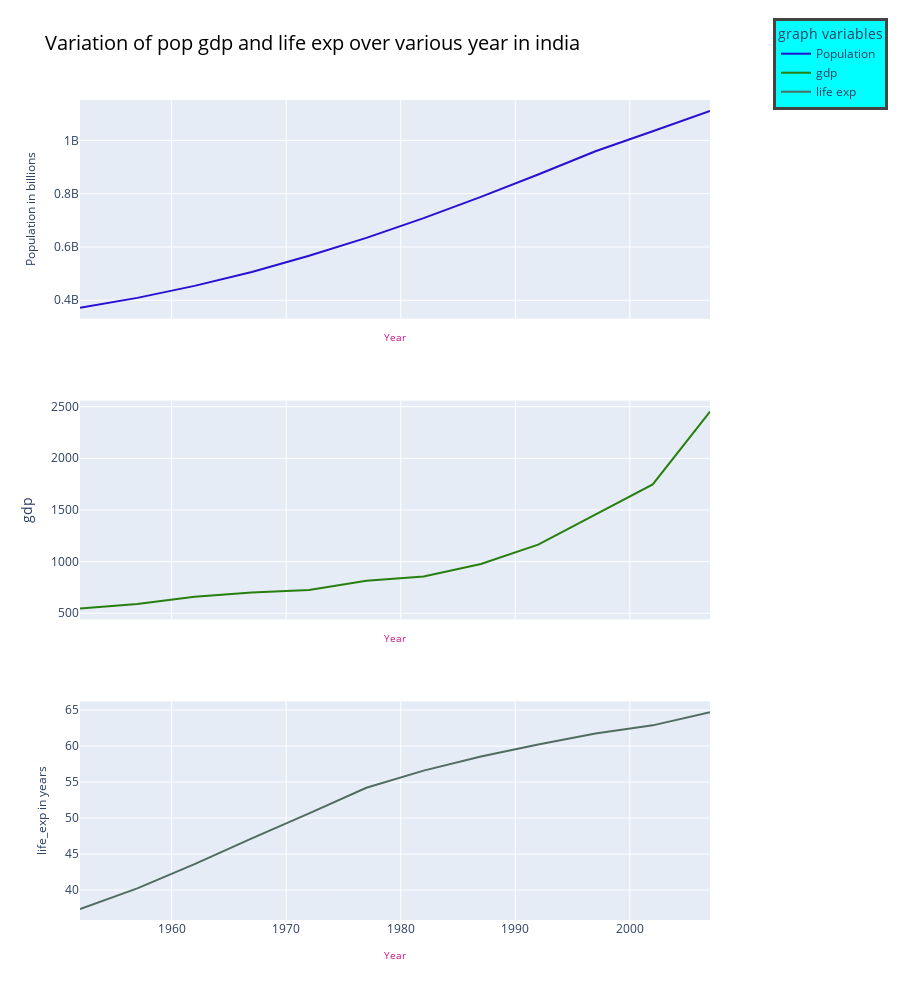

Notebook code for this chart:
### Code cell
fig = make_subplots(rows = 3, cols = 1, shared_xaxes= True)
#trace1 = px.line(data[data.country == 'India'], x = 'year', y = 'pop')

# Trace 1
trace_1 = go.Scatter(x = data[data.country == 'India']['year'], y = data[data.country == 'India']['pop'], mode = 'lines',
                    name = 'Population')
fig.add_trace(trace = trace_1, row = 1,col =  1 )


# Trace 2
trace_2 = go.Scatter(x = data[data.country == 'India']['year'], y = data[data.country == 'India']['gdpPercap'], mode = 'lines',
                    name = 'gdp')
fig.add_trace(trace = trace_2, row = 2,col =  1 )


# Trace 3
trace_3 = go.Scatter(x = data[data.country == 'India']['year'], y = data[data.country == 'India']['lifeExp'], mode = 'lines',
                    name = 'life exp')
fig.add_trace(trace = trace_3, row = 3,col =  1 )

# Updating the layout

fig.update_layout(height = 1000, title_text = 'Variation of pop gdp and life exp over various year in india',
                  title_font_size = 20, title_font_color = 'black', legend = dict(title_text = 'graph variables'
                                                                                  ,bgcolor = 'rgb(0,255,255,0.3)', 
                                                                                 borderwidth = 3, x = 1.1, y = 1.1))
fig.update_xaxes(title_text = 'Year', title_font_color = 'mediumvioletred', title_font_size = 10)


#Setting axis names
fig.update_yaxes(title_text = 'Population in billions', row = 1, col = 1,  title_font_size = 12 )
fig.update_yaxes(title_text = 'gdp', row = 2, col = 1 )
fig.update_yaxes(title_text = 'life_exp in years', row = 3, col = 1 , title_font_size = 12)

# Changing colours
[
fig.update_traces(marker_color = 'rgba({},{},{},{})'.format(uniform(0,255,1)[0],uniform(0,255,1)[0],uniform(0,255,1)[0]
                                                             ,uniform(0,255,1)[0]), selector = {'xaxis':i}) 
    for i in ['x', 'x2', 'x3']

]

fig.show()

### Figure 1 — Plotly figure (JSON) as saved in the notebook; plotly's stock layout.template omitted (floating-point values rounded to 4 significant figures)
{"data": [{"marker": {"color": "rgba(38.048637929559895,16.509239413518415,210.29098176055635,27.92756971950465)"}, "mode": "lines", "name": "Population", "type": "scatter", "x": [1952, 1957, 1962, 1967, 1972, 1977, 1982, 1987, 1992, 1997, 2002, 2007], "xaxis": "x", "y": [372000000, 409000000, 454000000, 506000000, 567000000, 634000000, 708000000, 788000000, 872000000, 959000000, 1034172547, 1110396331], "yaxis": "y"}, {"marker": {"color": "rgba(39.49378216218843,127.46631446383877,14.66477778211777,10.69579306551788)"}, "mode": "lines", "name": "gdp", "type": "scatter", "x": [1952, 1957, 1962, 1967, 1972, 1977, 1982, 1987, 1992, 1997, 2002, 2007], "xaxis": "x2", "y": [546.6, 590.1, 658.3, 700.8, 724.0, 813.3, 855.7, 976.5, 1164.0, 1459.0, 1747.0, 2452.0], "yaxis": "y2"}, {"marker": {"color": "rgba(81.14001702897737,108.63312831306173,96.78223546022741,202.44314902805493)"}, "mode": "lines", "name": "life exp", "type": "scatter", "x": [1952, 1957, 1962, 1967, 1972, 1977, 1982, 1987, 1992, 1997, 2002, 2007], "xaxis": "x3", "y": [37.37, 40.25, 43.6, 47.19, 50.65, 54.21, 56.6, 58.55, 60.22, 61.77, 62.88, 64.7], "yaxis": "y3"}], "layout": {"height": 1000, "legend": {"bgcolor": "rgb(0,255,255,0.3)", "borderwidth": 3, "title": {"text": "graph variables"}, "x": 1.1, "y": 1.1}, "title": {"font": {"color": "black", "size": 20}, "text": "Variation of pop gdp and life exp over various year in india"}, "xaxis": {"anchor": "y", "domain": [0, 1], "matches": "x3", "showticklabels": false, "title": {"font": {"color": "mediumvioletred", "size": 10}, "text": "Year"}}, "xaxis2": {"anchor": "y2", "domain": [0, 1], "matches": "x3", "showticklabels": false, "title": {"font": {"color": "mediumvioletred", "size": 10}, "text": "Year"}}, "xaxis3": {"anchor": "y3", "domain": [0, 1], "title": {"font": {"color": "mediumvioletred", "size": 10}, "text": "Year"}}, "yaxis": {"anchor": "x", "domain": [0.7333, 1], "title": {"font": {"size": 12}, "text": "Population in billions"}}, "yaxis2": {"anchor": "x2", "domain": [0.3667, 0.6333], "title": {"text": "gdp"}}, "yaxis3": {"anchor": "x3", "domain": [0, 0.2667], "title": {"font": {"size": 12}, "text": "life_exp in years"}}}}
